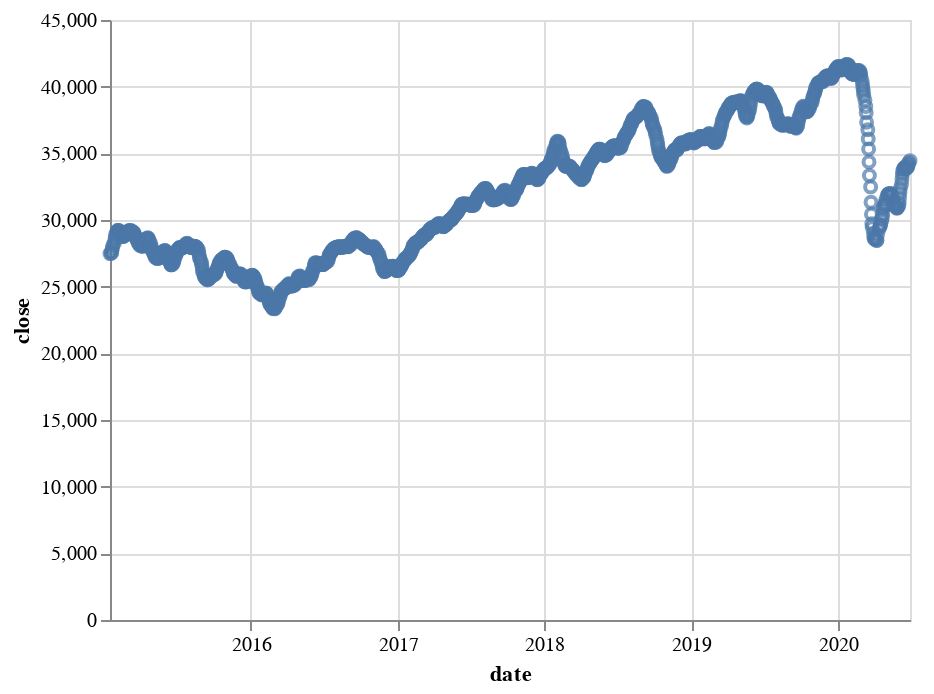

Notebook source saved alongside this figure:
### Code cell
alt.Chart(altdata_tendays).mark_point().encode(
    x ='date',
    y = 'close'
)

### Figure 1 — Vega-Lite specification as saved in the notebook (floating-point values rounded to 4 significant figures; data arrays with more than 128 entries replaced by an {"elided": "..."} marker saying what was removed)
{"config": {"view": {"continuousWidth": 400, "continuousHeight": 300}}, "data": {"name": "data-36d86e549ea8d8ca7874d83b4a5d4ef9"}, "mark": "point", "encoding": {"x": {"field": "date", "type": "temporal"}, "y": {"field": "close", "type": "quantitative"}}, "$schema": "https://vega.github.io/schema/vega-lite/v4.17.0.json", "datasets": {"data-36d86e549ea8d8ca7874d83b4a5d4ef9": {"elided": "1335 records"}}}
